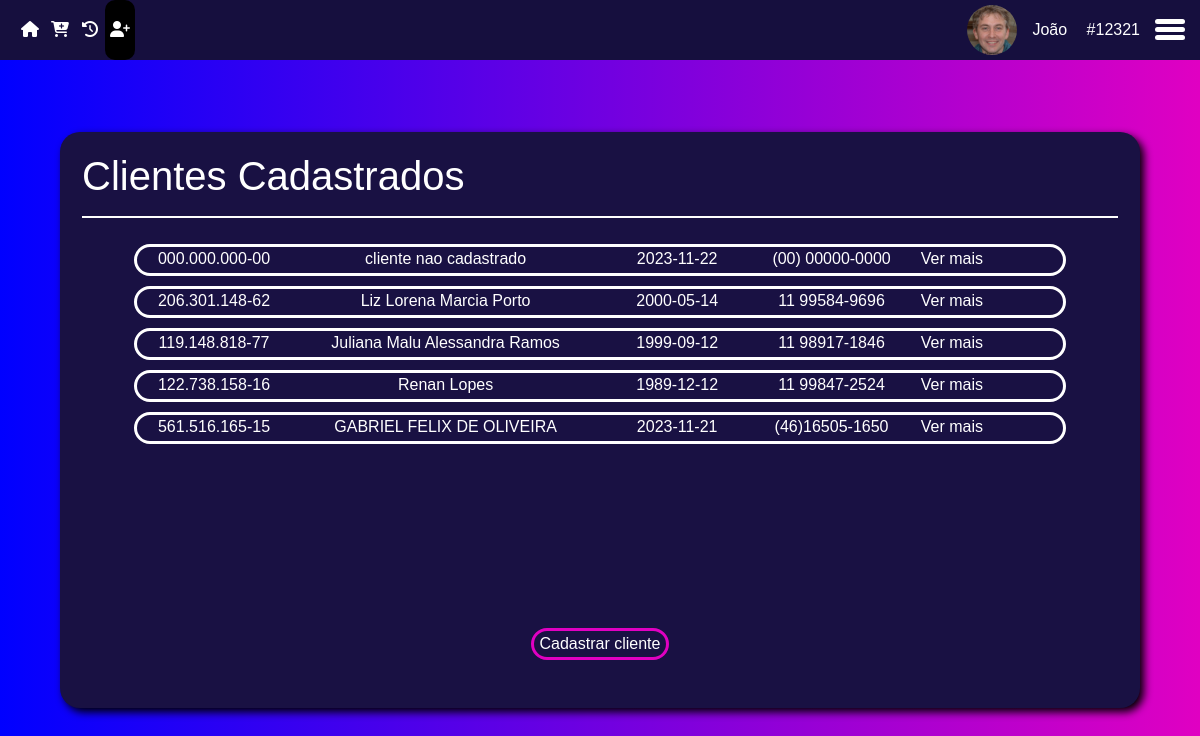
The app's page /Desktop/Caixa/app/area-do-cliente/area-do-cliente.php (signed in) with its own data.
### tables this page shows
CREATE TABLE `cliente` (
  `id_cli` int(11) NOT NULL,
  `cpf_cli` char(14) NOT NULL,
  `nome` varchar(255) NOT NULL,
  `sexo` varchar(10) NOT NULL,
  `tel` char(15) NOT NULL,
  `dta_nasc` date NOT NULL,
  `endereco` varchar(255) NOT NULL,
  `email_cli` varchar(100) NOT NULL DEFAULT 'example@example.com',
  `senha_cli` varchar(100) NOT NULL,
  `dta_cadastro` date NOT NULL
);

### Desktop/Caixa/app/area-do-cliente/area-do-cliente.php (the view, shortened to what this page needs)
<?php
include_once(__DIR__ . '/../../PHP/conn.php');
$nomeFunc = $_SESSION['nome'];
$idFunc = $_SESSION['id_func'];
$parts = explode(" ", $nomeFunc);
$primeiroNome = $parts[0];
$avatar = '../../../imgbd/' . $_SESSION['avatarSession'];
$Cliente = $sql->query("SELECT * FROM cliente");
?>
<!DOCTYPE html>
<html lang="pt-br">
<head>
    <link href="https://cdn.jsdelivr.net/npm/bootstrap@5.3.0-alpha3/dist/css/bootstrap.min.css" rel="stylesheet">
    <link rel="stylesheet" href="../../assets/css/menu.css">
    <link rel="stylesheet" href="../../assets/css/area-do-cliente/area-do-cliente.css">
</head>
<body>
    <div class="fundo">
        <header>
            <nav class="menuArea">
                <span>
                    <a href="../pagina-inicial/home.php">
                        <i class="fa-solid fa-house" style="color: #ffffff;"></i>
                    </a>
                </span>
                <span>
                    <a href="../novo-pedido/novo-pedido.php">
                        <i class="fa-solid fa-cart-plus" style="color: #ffffff;"></i>
                    </a>
                </span>
                <span>
                    <a href="../comandas-abertas/comandas-abertas.php">
                        <i class="fa-solid fa-clock-rotate-left" style="color: #ffffff;"></i>
                    </a>
                </span>
                <span class="active">
                    <a href="../area-do-cliente/area-do-cliente.php">
                        <i class="fa-solid fa-user-plus" style="color: #ffffff;"></i>
                    </a>
                </span>
            </nav>
            <aside class="sidebar-header">
                <img class="logo-img" src="<?php echo $avatar; ?>" alt="Foto do usuário">
                <span class="dados">
                    <span class="nome"><?php echo $primeiroNome; ?></span>
                    <span class="id">#<?php echo $idFunc; ?></span>
                </span>
                <div class="hamburger-menu">
                    <label for="checkbox-menu">
                        <span></span>
                        <span></span>
                        <span></span>
                    </label>
                </div>
            </aside>
        </header>
        <main>
            <div class="clienteArea">
                <div class="container">
                    <h1>Clientes Cadastrados</h1>
                    <hr class="linha">
                    <div class="clienteItems barra">
                    <?php foreach ($Cliente AS $Clientes): ?>
                        <div class="clienteItemsArea">
                            <label for="1" class="optionCliente">
                                <div class="container">
                                    <div class="row">
                                        <div class="col-2">
                                            <abbr title="CPF">
                                                <p class="numComanda"><?php echo $Clientes['cpf_cli'];?></p>
                                            </abbr>
                                        </div>
                                        <?php
                                        $idCliente = $Clientes['id_cli'];
                                        $sqlCliente = $sql->query("SELECT * FROM cliente WHERE id_cli = $idCliente");
                                        $cliente = $sqlCliente->fetch_assoc();
                                        ?>
                                        <div class="col-4">
                                            <abbr title="Nome">
                                                <p class="btnVerPedido"><?php echo $cliente['nome'] ?></p>
                                            </abbr>
                                        </div>
                                        <div class="col-2">
                                            <abbr title="Data de nascimento">
                                                <p><?php echo $Clientes['dta_nasc'];?></p>
                                            </abbr>
                                        </div>
                                        <div class="col-2">
                                            <abbr title="Telefone">
                                                <p><?php echo $cliente['tel'] ?></p>
                                            </abbr>
                                        </div>
                                        <div class="col-2">
                                            <p class="btnVerMais"  data-cliente-id="<?php echo $cliente['id_cli']; ?>" >Ver mais</p>
                                        </div>
                                    </div>
                                </div>
                            </label>
                        </div>
                        <?php endforeach; ?>
                    </div>
                    <div class="optionButtonArea">
                        <button class="btnCadastro">Cadastrar cliente</button>
                    </div>
                </div>
            </div>
        </main>
    </div>
</body>
</html>

### Desktop/Caixa/assets/css/menu.css (style rules this page uses)
:root { --rosa: #E000C2; --azulClaro: #07E8FF; --azul: #0000FF; --azulEscuro: #191143; --azulDiferenciado: #3214E1; }
* { box-sizing: border-box; }
body { margin: 0; font-family: sans-serif; color: #fff; }
.fundo { position: absolute; background-image: linear-gradient(to left, var(--rosa), var(--azul)); width: 100%; height: 100%; }
header { background-color: rgb(22, 15, 62); width: 100%; height: 60px; display: flex; justify-content: space-between; align-items: center; }
.menuArea { display: block; margin-left: 15px; }
.menuArea { height: 100%; display: flex; align-items: center; }
.menuArea span { height: 100%; width: 30px; border-radius: 10px; display: flex; align-items: center; justify-content: center; transition: .3s; }
.menuArea span a { color: #fff; }
.active { background-color: #000; }
.sidebar-header { display: flex; align-items: center; margin-right: 15px; }
.logo-img { margin-right: 15px; width: 50px; height: 50px; border-radius: 50%; object-fit: cover; transition: .4s; }
.nome, .id { margin-right: 15px; }
.hamburger-menu { height: 100%; display: flex; align-items: center; justify-content: center; }
label { cursor: pointer; position: relative; display: block; height: 22px; width: 30px; }
label span { position: absolute; display: block; height: 5px; width: 100%; border-radius: 30px; background: #fff; transition: 0.25s ease-in-out; }
label span:nth-child(1) { top: 0; }
label span:nth-child(2) { top: 8px; }
label span:nth-child(3) { top: 16px; }
.linha { border: 1px solid white; opacity: 100; width: 100%; }

### Desktop/Caixa/assets/css/area-do-cliente/area-do-cliente.css (style rules this page uses)
main { height: 90vh; display: flex; align-items: center; justify-content: center; }
.clienteArea { height: 80%; width: 90%; padding: 20px 10px 20px 10px; color: #fff; background-color: var(--azulEscuro); border-radius: 20px; box-shadow: 4px 4px 8px black; }
.clienteItems { overflow: auto; height: 48vh; }
.optionCliente { display: block; width: 90%; height: 2em; margin: auto; border: 3px solid #fff; border-radius: 20px; transition: .3s; }
.optionCliente abbr { text-decoration: none; text-align: center; }
.clienteItemsArea { margin-top: 10px }
.optionButtonArea { margin-top: 10px; width: 100%; }
.optionButtonArea button { display: block; margin: auto; background-color: var(--azulEscuro); color: #fff; border: 3px solid var(--rosa); border-radius: 20px; transition: .3s; }

### records on screen
cliente: cpf_cli "000.000.000-00", nome "cliente nao cadastrado", dta_nasc "2023-11-22", tel "(00) 00000-0000"
cliente: cpf_cli "206.301.148-62", nome "Liz Lorena Marcia Porto", dta_nasc "2000-05-14", tel "11 99584-9696"
cliente: cpf_cli "119.148.818-77", nome "Juliana Malu Alessandra Ramos", dta_nasc "1999-09-12", tel "11 98917-1846"
cliente: cpf_cli "122.738.158-16", nome "Renan Lopes", dta_nasc "1989-12-12", tel "11 99847-2524"
cliente: cpf_cli "561.516.165-15", nome "GABRIEL FELIX DE OLIVEIRA", dta_nasc "2023-11-21", tel "(46)16505-1650"

### other values on screen
$primeiroNome "João"
$idFunc "12321"
